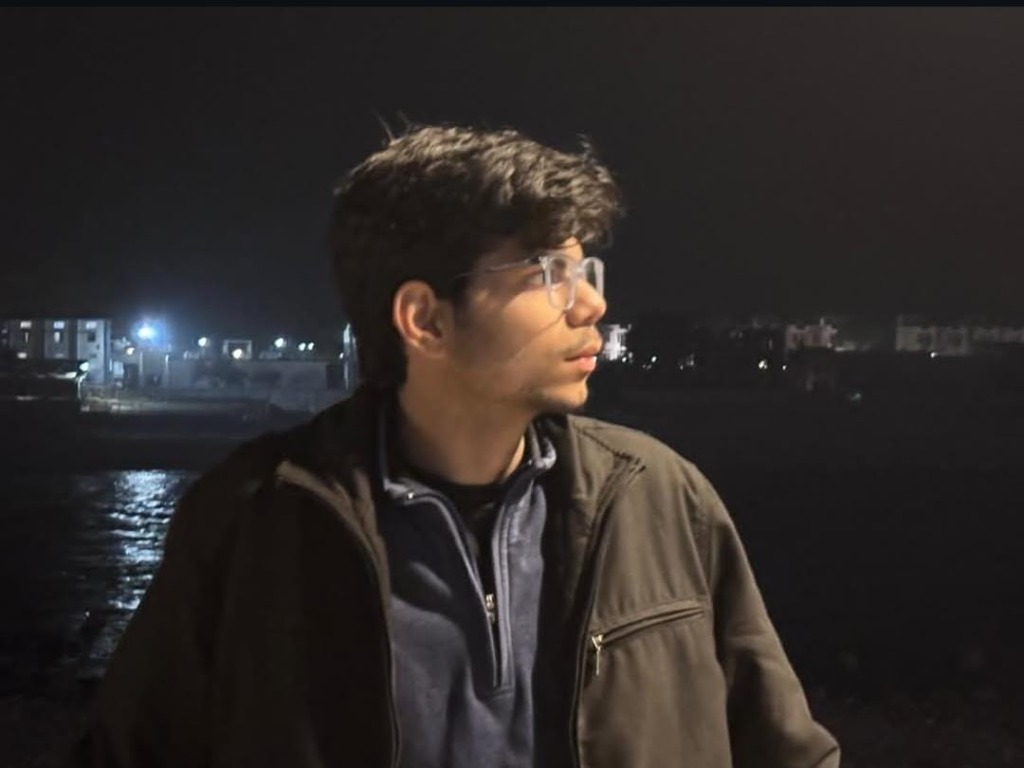
#> input picture scripts/profile_source.jpg, 1024 x 768 px, found by its file name
$ python make_ascii_svg.py
#> lines starting #> are read from the running program, lines starting #| are printed output that depends on the picture
import os
from PIL import Image, ImageEnhance, ImageOps

def generate_ascii_svg():
    img_path = "scripts/profile_source.jpg"
    if not os.path.exists(img_path):
        print("Profile image not found")
        return

    img = Image.open(img_path).convert("L")
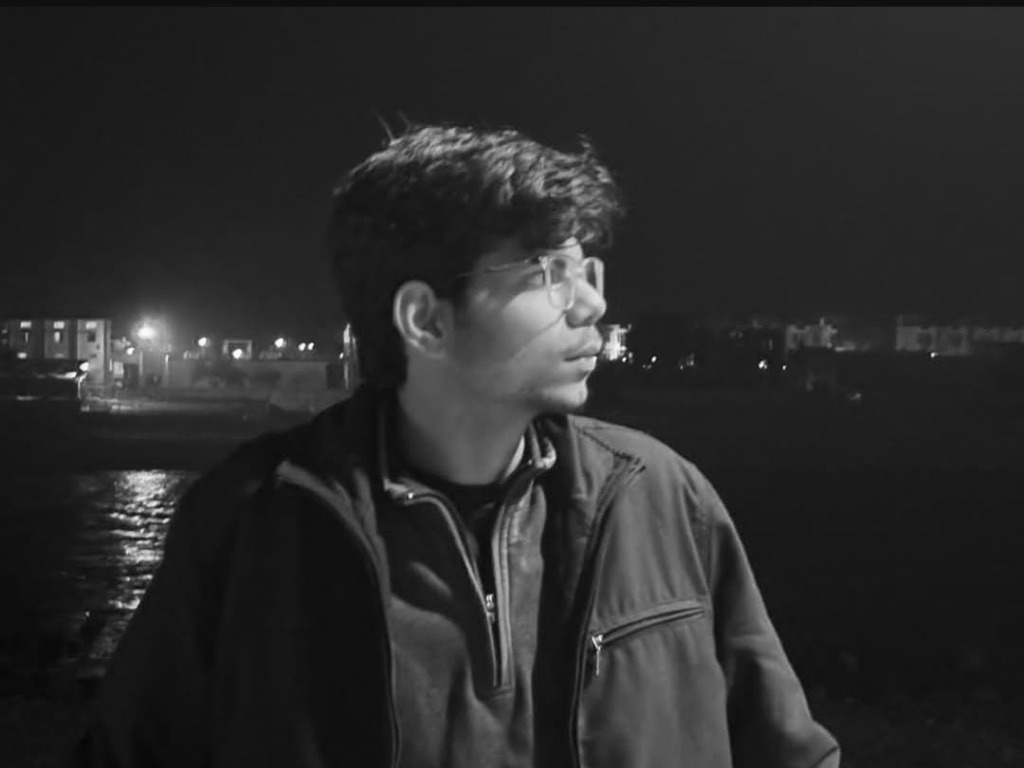
#> img: PIL image 1024x768 L; min 5, max 254, mean 42.8

    # Crop to subject head, face, glasses, jacket
    w, h = img.size
#> w = 1024; h = 768
    crop_box = (int(w * 0.10), int(h * 0.08), int(w * 0.90), int(h * 0.90))
#> crop_box = (102, 61, 921, 691)
    img = img.crop(crop_box)
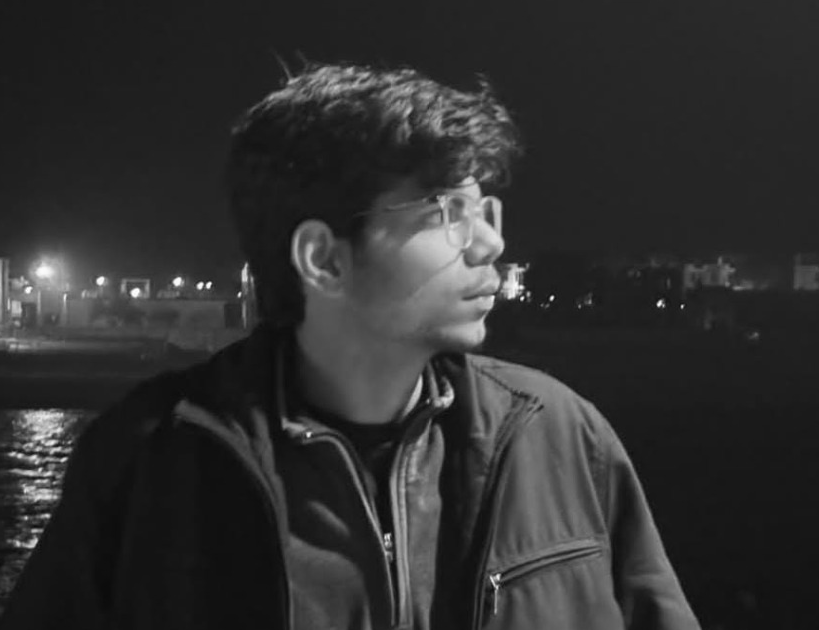
#> img: PIL image 819x630 L; min 9, max 254, mean 47.8

    # Enhance contrast for sharp face details
    img = ImageOps.autocontrast(img, cutoff=2)
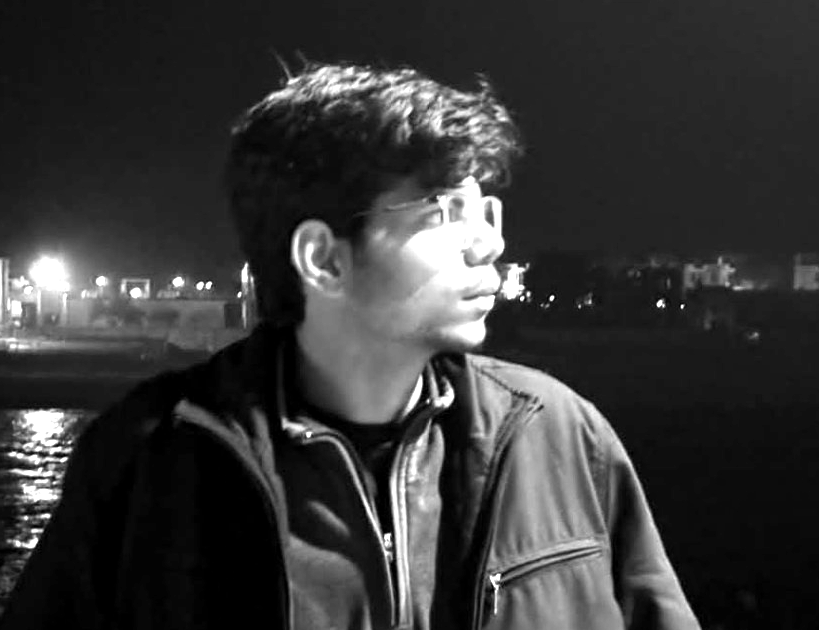
#> img: PIL image 819x630 L; min 0, max 255, mean 55.5
    enhancer = ImageEnhance.Contrast(img)
    img = enhancer.enhance(1.8)
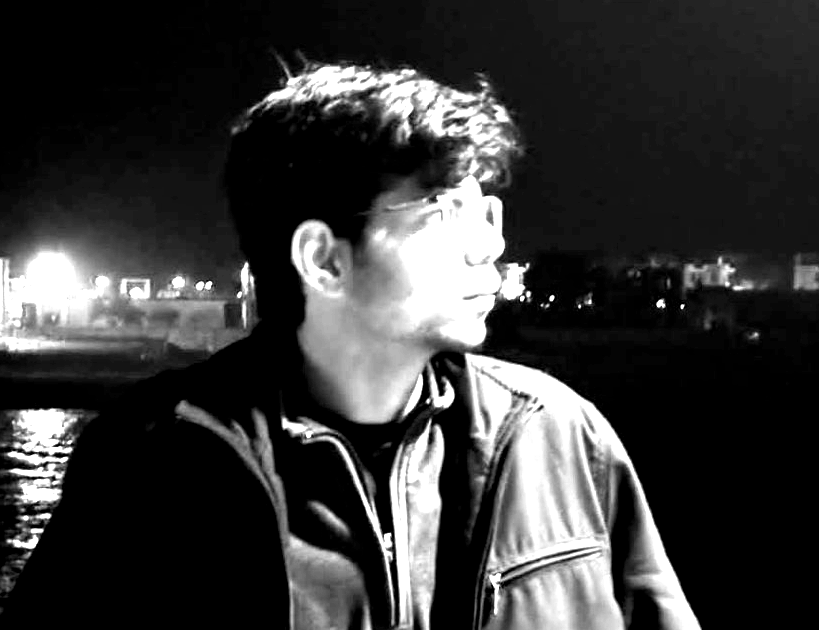
#> img: PIL image 819x630 L; min 0, max 255, mean 57

    target_cols = 56
    aspect = img.height / img.width
#> aspect = 0.769
    target_rows = int(target_cols * aspect * 0.48)
#> target_rows = 20
    target_rows = max(34, min(46, target_rows))
#> target_rows = 34

    img = img.resize((target_cols, target_rows), Image.Resampling.LANCZOS)
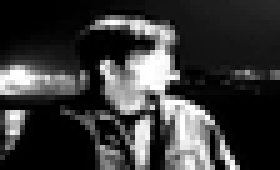
#> img: PIL image 56x34 L (shown 5 times larger); min 0, max 255, mean 57.4

    # Character density ramp from bright to dark
    RAMP = " .':;+*#%@"

    lines = []
    for y in range(target_rows):
        line = ""
        for x in range(target_cols):
            lum = img.getpixel((x, y))
            idx = int((lum / 255) * (len(RAMP) - 1))
            line += RAMP[idx]
        lines.append(line)
#> after the loop, lines = 34 items

    font_size = 9.5
    line_height = 11.5
    width = 380
    height = int(target_rows * line_height + 55)
#> height = 446

    svg_lines = [
        f'<svg xmlns="http://www.w3.org/2000/svg" viewBox="0 0 {width} {height}" width="{width}" height="{height}">',
        '  <style>',
        '    .bg { fill: #0d1117; }',
        '    .ascii-text {',
        "      font-family: 'SFMono-Regular', Consolas, 'Liberation Mono', Menlo, monospace;",
        f'      font-size: {font_size}px;',
        '      font-weight: 700;',
        '      fill: #22d3ee;',
        '      white-space: pre;',
        '    }',
        '  </style>',
        f'  <rect width="100%" height="100%" rx="12" class="bg"/>',
        f'  <rect x="0" y="0" width="{width}" height="{height}" rx="12" fill="none" stroke="#30363d" stroke-width="1.5"/>',
        '  <circle cx="20" cy="18" r="5" fill="#ff5f56"/>',
        '  <circle cx="36" cy="18" r="5" fill="#ffbd2e"/>',
        '  <circle cx="52" cy="18" r="5" fill="#27c93f"/>',
        '  <text x="70" y="22" font-family="monospace" font-size="11" fill="#8b949e" font-weight="bold">kapil_ascii_portrait.sh</text>',
        '  <line x1="15" y1="34" x2="365" y2="34" stroke="#30363d" stroke-width="1"/>',
        '  <g transform="translate(15, 45)" class="ascii-text">'
    ]

    total_duration = 2.0
    row_delay_step = total_duration / target_rows
#> row_delay_step = 0.0588

    for i, line in enumerate(lines):
        y_pos = (i + 1) * line_height
        delay = i * row_delay_step
        escaped_line = line.replace("&", "&amp;").replace("<", "&lt;").replace(">", "&gt;")
        svg_lines.append(f'    <text x="0" y="{y_pos:.1f}" opacity="0">')
        svg_lines.append(f'      <animate attributeName="opacity" from="0" to="1" dur="0.08s" begin="{delay:.2f}s" fill="freeze"/>')
        svg_lines.append(f'      {escaped_line}')
        svg_lines.append('    </text>')
#> this loop made 34 passes
#> (y_pos, delay) on passes 1 to 12: (11.5, 0), (23, 0.0588), (34.5, 0.118), (46, 0.176), (57.5, 0.235), (69, 0.294), (80.5, 0.353), (92, 0.412), (103.5, 0.471), (115, 0.529), (126.5, 0.588), (138, 0.647)
#> after the loop, svg_lines = 155 items

    svg_lines.append('  </g>')
    svg_lines.append('</svg>')

    svg_content = "\n".join(svg_lines)

    with open("kapil-ascii.svg", "w") as f:
        f.write(svg_content)
    print("Generated kapil-ascii.svg portrait successfully!")

if __name__ == "__main__":
    generate_ascii_svg()
